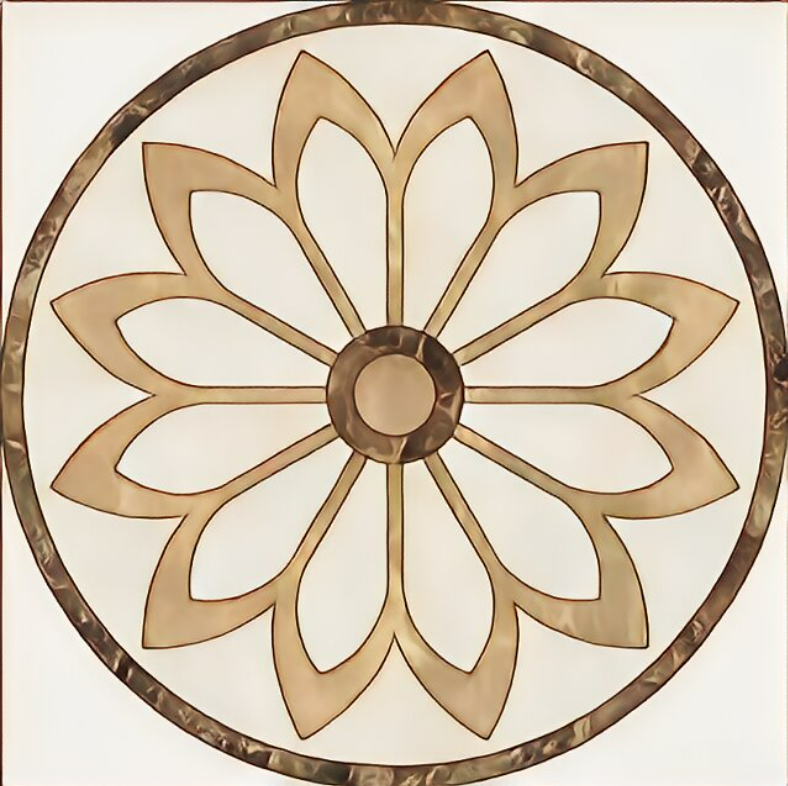
#> input picture AI/17.png, 788 x 786 px; its folder holds only this picture in this run
$ python edge_v2.0.py
#> lines starting #> are read from the running program, lines starting #| are printed output that depends on the picture; after the words box and inside, x2 and y2 are one past the last pixel; in counts of white or black regions, pixels touching at a corner belong together
import cv2
import numpy as np
import matplotlib.pyplot as plt
import glob
from sklearn.cluster import KMeans

def read_image_by_path(image_path):
#> called with image_path = 'AI/17.png'
    image = cv2.imread(image_path)
#> image is the input picture: shape (786, 788, 3); mean B, G, R 176.2, 196.9, 211.6
    if image is None:
        print("Error: 图像未找到，请检查路径是否正确。")
        return None
    return image

def canny_edge_detector(image):

    if image.all():
        print("Error: 图像未找到")
        return False
    # 将图像转换为灰度
    gray = cv2.cvtColor(image, cv2.COLOR_BGR2GRAY)

    # 对图像进行高斯模糊处理，减少噪声的影响
    blurred = cv2.GaussianBlur(gray, (7, 7), 0)

    # 应用Canny边缘检测
    edges = cv2.Canny(blurred, threshold1=50, threshold2=150)
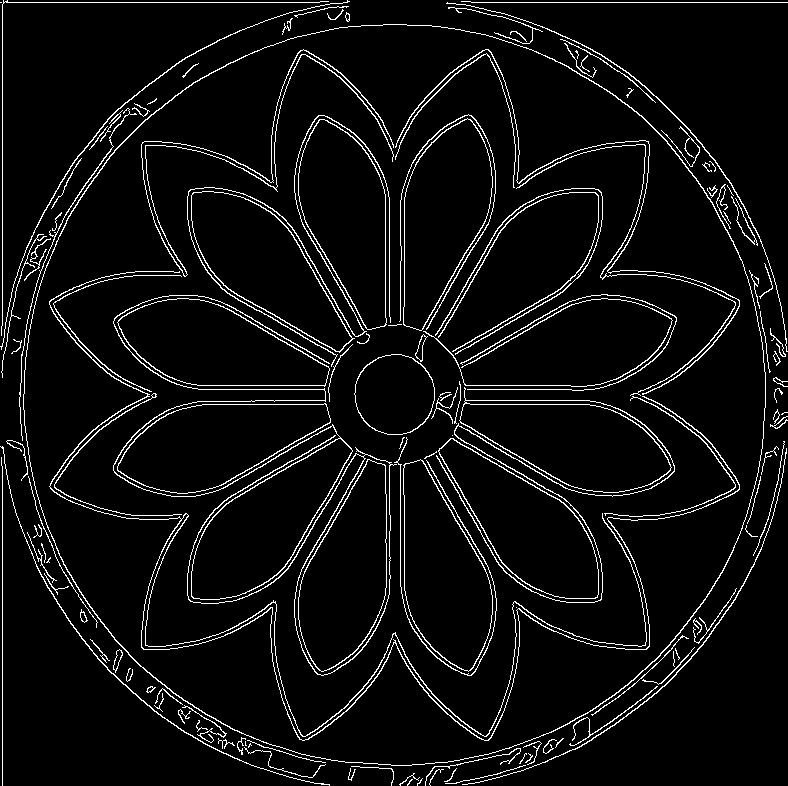
#> edges: shape (786, 788); 5.6% white in thin lines or dots

    return edges

# def segment_image(edges, image):
    # 1. 使用 copyMakeBorder 函数扩展图像，增加边框
    top, bottom, left, right = 1, 1, 1, 1
    border_color = [255, 255, 255]
    bordered_image = cv2.copyMakeBorder(edges, top, bottom, left, right, cv2.BORDER_CONSTANT, value=border_color)
    bordered_origin_image = cv2.copyMakeBorder(image, top, bottom, left, right, cv2.BORDER_CONSTANT, value=border_color)

    # 4. 二值化图像
    _, binary = cv2.threshold(bordered_image, 200, 255, cv2.THRESH_BINARY)

    # 5. 使用形态学操作分离紧邻区域
    kernel = np.ones((3, 3), np.uint8)
    morph = cv2.morphologyEx(binary, cv2.MORPH_CLOSE, kernel, iterations=3)

    # 6. 查找轮廓
    contours, _ = cv2.findContours(morph.copy(), cv2.RETR_TREE, cv2.CHAIN_APPROX_SIMPLE)

    # 用于记录形状、颜色和最小矩形的列表
    shapes = []
    colors = []
    bounding_rects = []

    # 7. 创建一个全黑的图像用于填充区域
    colored_image = np.zeros_like(bordered_origin_image)

    # 8. 为每个区域上色、计算最小矩形并记录
    for i, contour in enumerate(contours):
        if i == 0:
            continue
        # 生成随机颜色
        color = (np.random.randint(50, 255), np.random.randint(50, 255), np.random.randint(50, 255))
        cv2.drawContours(colored_image, [contour], -1, color, thickness=cv2.FILLED)

        # 记录轮廓形状和颜色
        shapes.append(contour)
        colors.append(color)

        # 计算最小外接矩形
        x, y, w, h = cv2.boundingRect(contour)
        bounding_rects.append((x, y, w, h))

    return {'shapes':shapes, 'colors':colors, 'bounding_rects':bounding_rects}, colored_image

def padding_part(shapes, fill_colors, bounding_rects, original_colors):

    padding = 20
    # 9. 计算合适的图像大小来平铺所有色块
    total_width = 2000  # 平铺图像的最大宽度（可以根据需要调整）
    max_tile_size = max([max(w, h) for _, _, w, h in bounding_rects])  # 动态确定最大矩形

    # 10. 创建一个足够大的新图像来放置平铺结果
    tiled_image = np.zeros((4000, total_width, 3), dtype=np.uint8)

    # 11. 自适应平铺每个色块，增加padding间隔
    offset_x = padding
    offset_y = padding
    max_row_height = 0

    for idx, (shape, color, rect) in enumerate(zip(shapes, fill_colors, bounding_rects)):
        x, y, w, h = rect

        # 创建一个空白图块并将矩形绘制上去
        tile = np.zeros((h, w, 3), dtype=np.uint8)
        cv2.drawContours(tile, [shape - [x, y]], -1, color, thickness=cv2.FILLED)  # 减去偏移量

        # 判断是否需要换行
        if offset_x + w + padding > total_width:
            offset_x = padding
            offset_y += max_row_height + padding
            max_row_height = 0

        # 更新当前行的最大高度
        max_row_height = max(max_row_height, h)

        # 将 tile 放到 tiled_image 中相应的位置
        tiled_image[offset_y:offset_y + h, offset_x:offset_x + w] = tile[:h, :w]

        # 更新下一个 tile 的放置位置，留出padding
        offset_x += w + padding

    return tiled_image

def classify_by_color_and_area(original_colors, bounding_rects):
    """
    根据原图颜色和区域的面积对图像进行分类
    :param original_colors: 每个区域的原图颜色
    :param bounding_rects: 每个区域的最小外接矩形
    :return: 每个区域的类别标签
    """
    areas = [(w * h) for _, _, w, h in bounding_rects]  # 计算面积
    original_colors = np.array(original_colors).reshape(-1, 3)  # 将颜色转换为二维数组

    # 使用 K-means 对原图颜色进行聚类
    kmeans = KMeans(n_clusters=5, random_state=42)
    color_labels = kmeans.fit_predict(original_colors)

    # 根据面积进行简单的分类：小、中、大三类
    area_labels = np.digitize(areas, bins=np.percentile(areas, [33, 66]))

    # 将颜色标签和面积标签结合，作为最终的类别
    final_labels = color_labels * 10 + area_labels

    return final_labels

def segment_image(edges, image):
    """
    对图像进行区域分割并分类
    """
    top, bottom, left, right = 1, 1, 1, 1
    border_color = [255, 255, 255]
    bordered_image = cv2.copyMakeBorder(edges, top, bottom, left, right, cv2.BORDER_CONSTANT, value=border_color)
    bordered_origin_image = cv2.copyMakeBorder(image, top, bottom, left, right, cv2.BORDER_CONSTANT, value=border_color)

    _, binary = cv2.threshold(bordered_image, 200, 255, cv2.THRESH_BINARY)

    kernel = np.ones((3, 3), np.uint8)
    morph = cv2.morphologyEx(binary, cv2.MORPH_CLOSE, kernel, iterations=3)

    contours, _ = cv2.findContours(morph.copy(), cv2.RETR_TREE, cv2.CHAIN_APPROX_SIMPLE)

    shapes = []
    fill_colors = []  # 用于填充的颜色
    original_colors = []  # 每个区域的原图颜色
    bounding_rects = []

    colored_image = np.zeros_like(bordered_origin_image)

    for i, contour in enumerate(contours):
        if i == 0:
            continue

        # 生成随机颜色进行填充
        fill_color = (np.random.randint(50, 255), np.random.randint(50, 255), np.random.randint(50, 255))
        cv2.drawContours(colored_image, [contour], -1, fill_color, thickness=cv2.FILLED)

        # 记录轮廓形状和填充颜色
        shapes.append(contour)
        fill_colors.append(fill_color)

        # 计算最小外接矩形
        x, y, w, h = cv2.boundingRect(contour)
        bounding_rects.append((x, y, w, h))

        # 获取区域的原图颜色（通过均值计算）
        mask = np.zeros(image.shape[:2], dtype="uint8")
        cv2.drawContours(mask, [contour], -1, 255, -1)
        mean_color = cv2.mean(image, mask=mask)[:3]  # 获取原图中的主要颜色
        original_colors.append(mean_color)

    # 对区域进行分类
    labels = classify_by_color_and_area(original_colors, bounding_rects)

    # 在 colored_image 上标记类别
    for (x, y, w, h), label in zip(bounding_rects, labels):
        cv2.putText(colored_image, f'Class {label}', (x, y - 10), cv2.FONT_HERSHEY_SIMPLEX, 0.5, (255, 255, 255), 1)

    return {'shapes':shapes, 'fill_colors':fill_colors, 'original_colors':original_colors, 'bounding_rects':bounding_rects}, colored_image

def recolor_by_classification(shapes, labels, cluster_centers, bounding_rects, image_size):
    """
    根据颜色类别重新填色
    :param shapes: 每个区域的轮廓
    :param labels: 每个区域的颜色类别标签
    :param cluster_centers: 聚类中心颜色
    :param bounding_rects: 每个区域的最小外接矩形
    :param image_size: 图像大小 (高, 宽, 通道数)
    :return: 重新填色的图像
    """
    color_map = {
        0: (255, 0, 0),    # 红色
        1: (0, 255, 0),    # 绿色
        2: (0, 0, 255),    # 蓝色
        3: (255, 255, 0),  # 黄色
        4: (255, 165, 0),  # 橙色
    }
    # 创建一个空白图像来填充分类后的颜色
    recolored_image = np.zeros(image_size, dtype=np.uint8)

    # 遍历每个区域并根据颜色类别填充相应颜色
    for idx, (shape, label, rect) in enumerate(zip(shapes, labels, bounding_rects)):
        x, y, w, h = rect

        # 获取该区域的颜色类别的聚类中心颜色
        # color = tuple(map(int, cluster_centers[label]))  # 转换为整数
        color = color_map[label]  # 转换为整数

        # 在新的图像上填充该区域
        cv2.drawContours(recolored_image, [shape], -1, color, thickness=cv2.FILLED)

    return recolored_image

def classify_colors(original_colors, n_clusters=5):
    """
    使用 K-means 聚类对原图颜色进行分类
    :param original_colors: 每个区域的原图颜色
    :param n_clusters: 聚类的类别数
    :return: 每个区域的颜色类别标签
    """
    # 将原图颜色转换为二维数组 (n, 3)，每个颜色表示一个区域的主色
    original_colors = np.array(original_colors).reshape(-1, 3)

    # 使用 K-means 对颜色进行聚类
    kmeans = KMeans(n_clusters=n_clusters, random_state=42)
    labels = kmeans.fit_predict(original_colors)

    # 返回每个区域的颜色分类标签
    return labels, kmeans.cluster_centers_

# 提供图片的路径
images = glob.glob('AI/17.*')

for image_path in images:

    # 读取图像
    origin_image = read_image_by_path(image_path)
    # 检测图像边沿
    edges_image = canny_edge_detector(origin_image)

    # 显示原图和边缘检测后的图像
    plt.figure(figsize=(10, 5))
    plt.subplot(121), plt.imshow(cv2.cvtColor(origin_image, cv2.COLOR_BGR2RGB))
    plt.title('Original Image'), plt.xticks([]), plt.yticks([])
    plt.subplot(122), plt.imshow(edges_image, cmap='gray')
    plt.title('Edge Detection'), plt.xticks([]), plt.yticks([])
    plt.show()

    # 划分区域
    data, colored_image = segment_image(edges_image, origin_image)
#> in segment_image, `contours, _ = cv2.findContours(morph.copy(), cv2.RETR_TREE, cv2.CHAIN_..`: contours = 76 contours, 1 with area under 20; largest, box (x1, y1, x2, y2) and area: (0, 0, 790, 788) 620943, (24, 25, 767, 767) 431864, (50, 50, 741, 742) 301192, (56, 57, 735, 736) 287312, (114, 115, 678, 677) 183288
#> the loop in segment_image, `for i, contour in enumerate(contours):` made 76 passes
#> (fill_color, x, y, w, h, mean_color) on passes 2 to 8: ((222, 97, 167), 432, 769, 22, 19, (65.74, 95.73, 121.9)), ((242, 117, 245), 352, 768, 43, 20, (92.02, 123.6, 153.1)), ((153, 59, 71), 394, 765, 38, 20, (53.28, 78.53, 108.2)), ((86, 137, 120), 314, 761, 38, 27, (46.93, 63.05, 77.2)), ((138, 190, 108), 512, 760, 9, 9, (72.66, 96.08, 121.7)), ((243, 89, 137), 453, 757, 52, 27, (84.97, 120.3, 146.2)), ((224, 138, 131), 537, 753, 12, 11, (69.39, 84.36, 106))
#> after the loop in segment_image, `for i, contour in enumerate(contours):`:
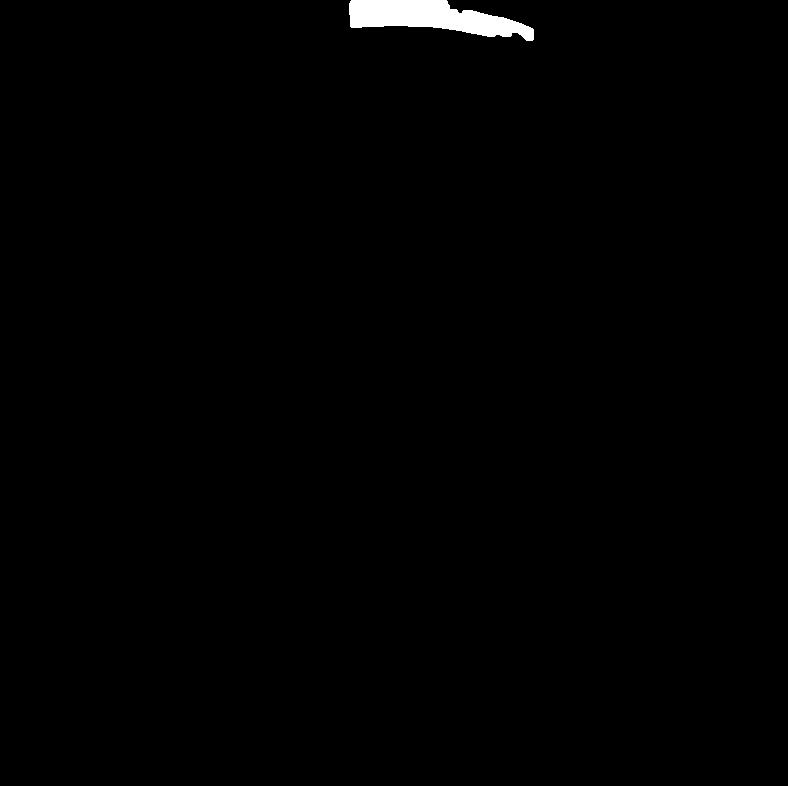
#> mask: shape (786, 788); 0.69% white; 1 white region
#> after the loop in segment_image, `for i, contour in enumerate(contours):`: bounding_rects = 75 items, first 6: (432, 769, 22, 19), (352, 768, 43, 20), (394, 765, 38, 20), (314, 761, 38, 27), (512, 760, 9, 9), (453, 757, 52, 27); fill_colors = 75 items, first 6: (222, 97, 167), (242, 117, 245), (153, 59, 71), (86, 137, 120), (138, 190, 108), (243, 89, 137); original_colors = 75 items, first 6: (65.74, 95.73, 121.9), (92.02, 123.6, 153.1), (53.28, 78.53, 108.2), (46.93, 63.05, 77.2), (72.66, 96.08, 121.7), (84.97, 120.3, 146.2); shapes = 75 contours, 1 with area under 20; largest, box (x1, y1, x2, y2) and area: (24, 25, 767, 767) 431864, (50, 50, 741, 742) 301192, (56, 57, 735, 736) 287312, (114, 115, 678, 677) 183288, (487, 3, 790, 308) 30908
#> in classify_by_color_and_area, `areas = [(w * h) for _, _, w, h in bounding_rects]`: areas = 75 values, max 551306 at index 47, min 81 at index 4, mean 33788.2
#> in classify_by_color_and_area, `original_colors = np.array(original_colors).reshape(-1, 3)`: original_colors = 75 rows, first 8: [65.74, 95.73, 121.9], [92.02, 123.6, 153.1], [53.28, 78.53, 108.2], [46.93, 63.05, 77.2], [72.66, 96.08, 121.7], [84.97, 120.3, 146.2], [69.39, 84.36, 106], [54.03, 68.08, 91.44]
#> in classify_by_color_and_area, `color_labels = kmeans.fit_predict(original_colors)`: color_labels = 75 values, max 4 at index 3, min 0 at index 27, mean 1.6
#> in classify_by_color_and_area, `area_labels = np.digitize(areas, bins=np.percentile(areas, [33, 66]))`: area_labels = 75 values, max 2 at index 26, min 0 at index 0, mean 1.01
#> in classify_by_color_and_area, `final_labels = color_labels * 10 + area_labels`: final_labels = 75 values, max 41 at index 3, min 2 at index 27, mean 17.01
#> in segment_image, `labels = classify_by_color_and_area(original_colors, bounding_rects)`: labels has the same summary as final_labels in classify_by_color_and_area
#> the loop in segment_image, `for (x, y, w, h), label in zip(bounding_rects, labels):` made 75 passes
#> (x, y, w, h, label) on passes 1 to 8: (432, 769, 22, 19, 10), (352, 768, 43, 20, 21), (394, 765, 38, 20, 10), (314, 761, 38, 27, 41), (512, 760, 9, 9, 10), (453, 757, 52, 27, 21), (537, 753, 12, 11, 10), (243, 752, 28, 18, 40)
#> after the loop in segment_image, `for (x, y, w, h), label in zip(bounding_rects, labels):`:
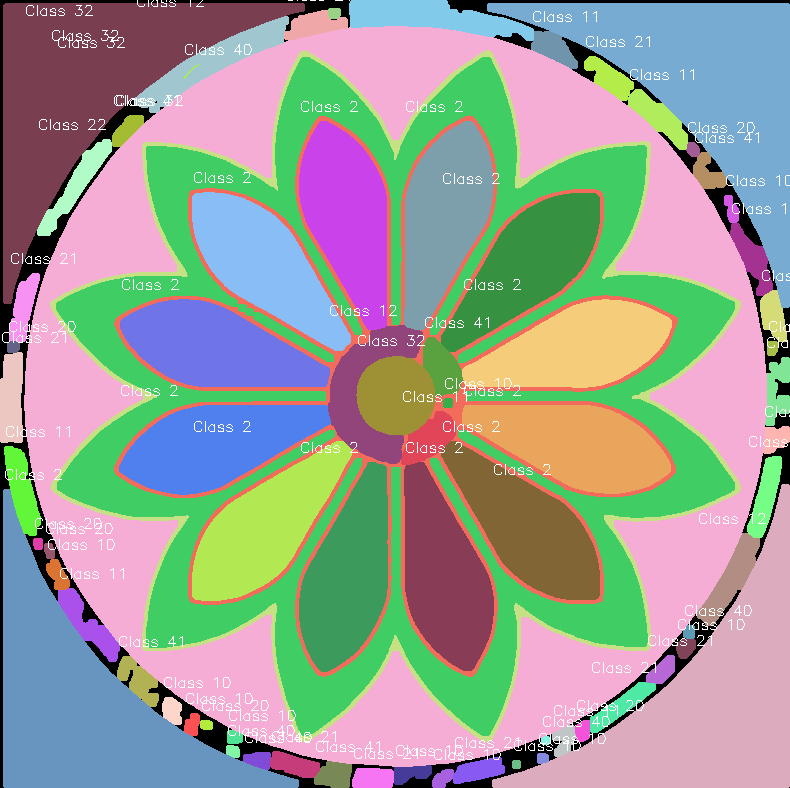
#> colored_image: shape (788, 790, 3); mean B, G, R 149.6, 156.7, 153.4
#> data = 4 items
    # 平铺色块
    tiled_image = padding_part(**data)
#> in padding_part, `max_tile_size = max([max(w, h) for _, _, w, h in bounding_rects])`: max_tile_size = 743
#> the loop in padding_part, `for idx, (shape, color, rect) in enumerate(zip(shapes, fill_colors, bo..` made 75 passes
#> (color, x, y, w, h, offset_x, offset_y, max_row_height) on passes 30, 49, 51: ((134, 253, 118), 747, 456, 35, 82, 75, 344, 82), ((132, 224, 198), 50, 50, 691, 692, 731, 1106, 692), ((91, 108, 243), 114, 115, 564, 562, 604, 1818, 562)
#> after the loop in padding_part, `for idx, (shape, color, rect) in enumerate(zip(shapes, fill_colors, bo..`:
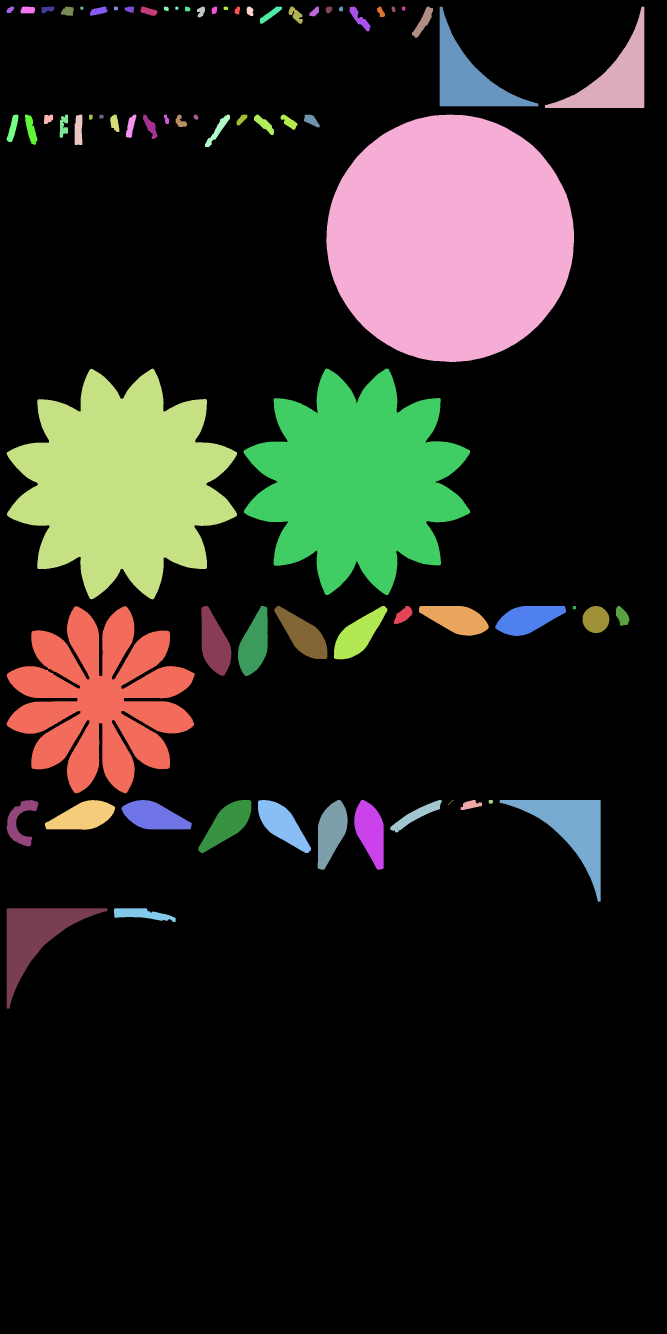
#> tiled_image: shape (4000, 2000, 3) (shown at 1/3 size); mean of channels 0, 1, 2 28.5, 33.7, 34.7; drawn as B, G, R
    # 对原图颜色进行分类
    labels, cluster_centers = classify_colors(data['original_colors'], n_clusters=3)
    # 根据分类重新填色
    recolored_image = recolor_by_classification(
        shapes=data['shapes'],
        labels=labels,
        cluster_centers=cluster_centers,
        bounding_rects=data['bounding_rects'],
        image_size=origin_image.shape
    )
#> the loop in recolor_by_classification, `for idx, (shape, label, rect) in enumerate(zip(shapes, labels, boundin..` made 75 passes
#> (label, rect) on passes 1 to 8: (1, (432, 769, 22, 19)), (2, (352, 768, 43, 20)), (1, (394, 765, 38, 20)), (1, (314, 761, 38, 27)), (1, (512, 760, 9, 9)), (2, (453, 757, 52, 27)), (1, (537, 753, 12, 11)), (1, (243, 752, 28, 18))
#> after the loop in recolor_by_classification, `for idx, (shape, label, rect) in enumerate(zip(shapes, labels, boundin..`:
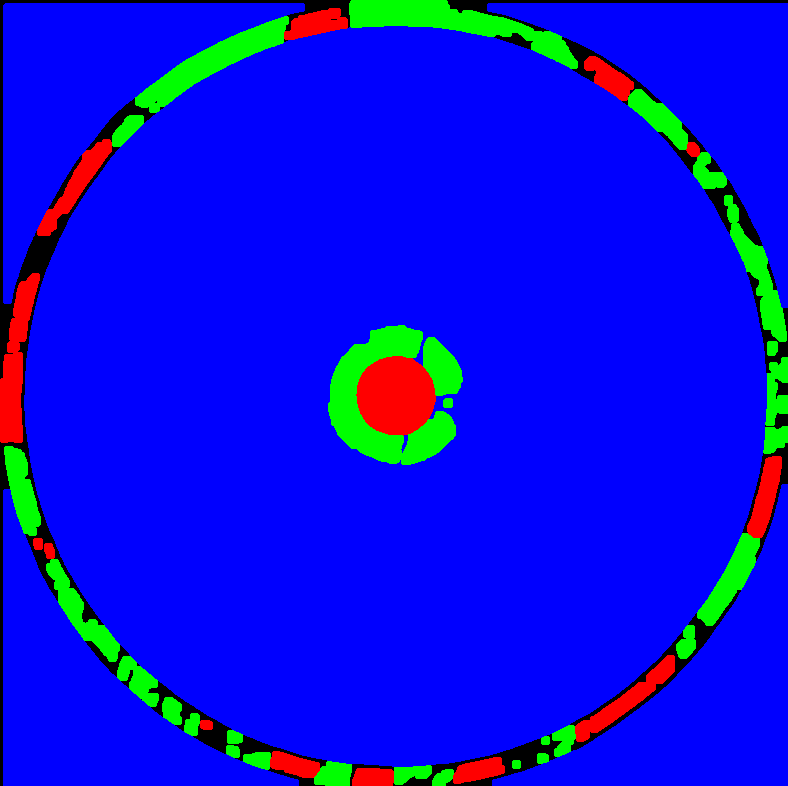
#> recolored_image: shape (786, 788, 3); mean of channels 0, 1, 2 222.7, 15.3, 7.9; drawn as B, G, R
    # 显示重新填色的图像
    plt.figure(figsize=(12, 12))
    plt.subplot(121), plt.imshow(cv2.cvtColor(origin_image, cv2.COLOR_BGR2RGB))
    plt.title('Original Colored Regions')
    plt.subplot(122), plt.imshow(cv2.cvtColor(recolored_image, cv2.COLOR_BGR2RGB))
    plt.title('Recolored by Classification')
    plt.axis('off')
    plt.show()

    # 12. 显示平铺的图像
    plt.figure(figsize=(12, 12))
    plt.subplot(121), plt.imshow(cv2.cvtColor(colored_image, cv2.COLOR_BGR2RGB))
    plt.title('Colored Regions')
    plt.subplot(122), plt.imshow(cv2.cvtColor(tiled_image, cv2.COLOR_BGR2RGB))
    plt.title('Adaptive Tiled Bounding Rectangles with Padding')
    plt.axis('off')
    plt.show()
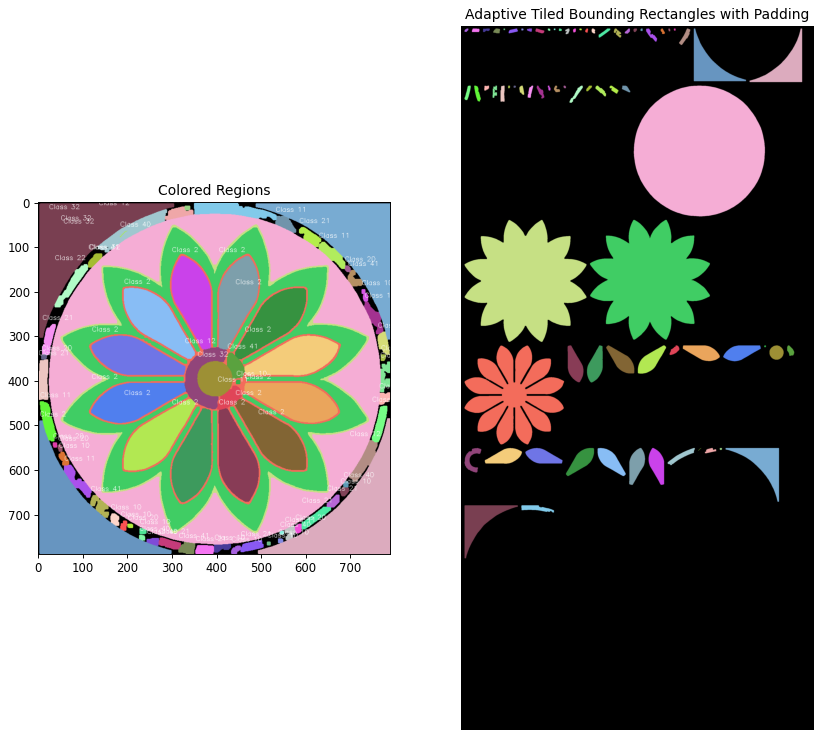
#> figure drawn by matplotlib, 2 panels
